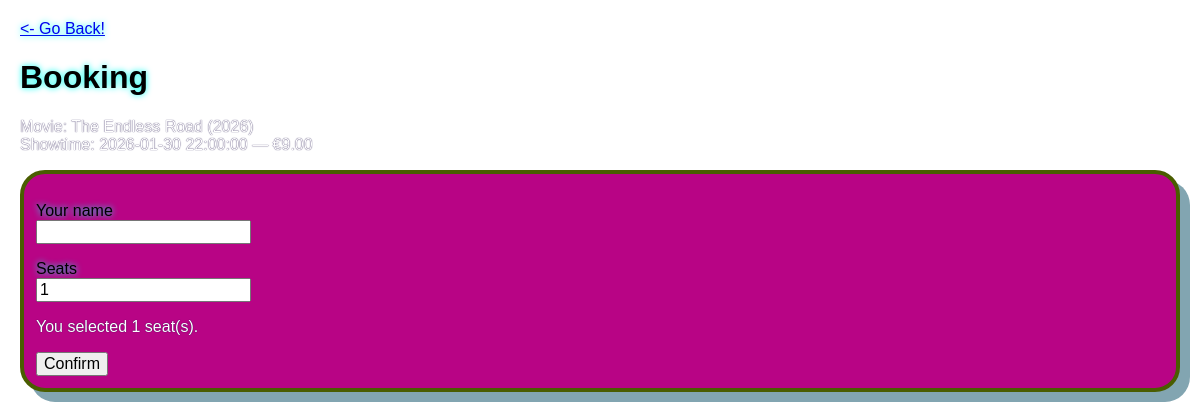
Screenshot of /book.php?showtime_id=2 with the database file from the repository.
### tables this page shows
CREATE TABLE `Showtimes` (
  `Showtime_ID` int(11) NOT NULL,
  `Movie` int(11) NOT NULL,
  `Datetime` datetime NOT NULL,
  `Price` decimal(6,2) NOT NULL
);

CREATE TABLE `Movies` (
  `Movie_ID` int(11) NOT NULL,
  `Movie_Title` varchar(150) NOT NULL,
  `Movie_Runtime` int(3) NOT NULL
);

### book.php (the view, shortened to what this page needs)
<?php
require "config.php";
$showtimeId = isset($_GET["showtime_id"]) ? (int)$_GET["showtime_id"] : 0;
$infoRes = $conn->query("
  SELECT s.Showtime_ID, s.Datetime, s.Price, m.Movie_Title
  FROM Showtimes s
  JOIN Movies m ON m.Movie_ID = s.Movie
  WHERE s.Showtime_ID = $showtimeId
");
$info = $infoRes->fetch_assoc();
?>
<!doctype html>
<html>
<head>
  <link rel="stylesheet" href="style.css">
</head>
<body>
  <a href="index.php"><- Go Back!</a>
  <h1>Booking</h1>
  <p class="small">
    Movie: <?php echo htmlspecialchars($info["Movie_Title"]); ?><br>
    Showtime: <?php echo htmlspecialchars($info["Datetime"]); ?> — €<?php echo number_format((float)$info["Price"], 2); ?>
  </p>
  <div class="card">
    <form method="post">
      <p>
        <label>Your name<br>
          <input type="text" name="Client_Name" required>
        </label>
      </p>
      <p>
        <label>Seats<br>
          <input type="number" name="No_of_Seats" min="1" value="1" required>
        </label>
      </p>
      <p id="jsInfo" class="small">You selected 1 seat(s).</p>
      <button type="submit">Confirm</button>
    </form>
  </div>
</body>
</html>

### style.css (style rules this page uses)
body { font-family: Arial, sans-serif; text-shadow: 0 0 6px #00fff2; margin: 20px; background-image: url("https://static.vecteezy.com/system/resources/thumbnails/043/555/242/small/realistic-3d-cinema-film-strip-in-perspective-isolated-on-blue-background-template-cinema-festival-movie-design-cinema-film-strip-for-ad-poster-presentation-show-brochure-banner-or-flyer-vector.jpg"); background-size: cover; }
.card { border: 4px solid #4a5d00; padding: 12px; margin: 12px 0; background-color: #b80485; border-radius: 25px; box-shadow: 10px 10px rgb(130, 165, 177); }
.small { color: #ffffff; font-size: 16px; text-shadow: 0 0 1px #120040; }
a, button, input { font: inherit; }

### rows the page displays
showtimes: Movie.Movie_Title "The Endless Road (2026)", Datetime "2026-01-30 22:00:00", Price "9.00"
